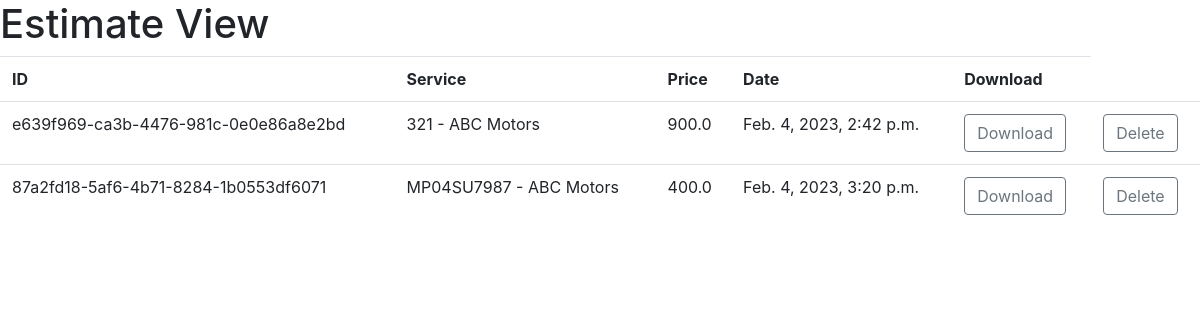
The page /estimates/ on the database its author committed.
### ERP/models.py (models this page shows, shortened)
class Estimate(models.Model):
    id = models.UUIDField(
         primary_key = True,
         default = uuid.uuid4,
         editable = False)
    service = models.OneToOneField(Service , on_delete= models.CASCADE)
    price = models.FloatField()
    report = models.FileField(null=True , blank=True)
    created_at = models.DateTimeField(auto_now_add=True , editable=False)

class Service(models.Model):
    class Progress(models.TextChoices):
        WAITING = 'WAITING' , 'Waiting'
        DOING = 'DOING' , 'Doing'
    vehical = models.ForeignKey(Vehical , on_delete=models.SET_NULL, blank=True , null= True)
    center = models.ForeignKey(Center , on_delete=models.SET_NULL , null=True , blank= True)
    services = models.ManyToManyField(CenterServices)
    progress = models.CharField(max_length=20 , choices=Progress.choices , default= Progress.WAITING)
    additional_services = models.CharField(max_length=200 ,default = None)
    additional_services_cost = models.IntegerField(default=0)
    is_approved = models.BooleanField(default=False)
    def __str__(self) -> str:
        return str(self.vehical.number) + ' - ' + str(self.center.name)

class Vehical(models.Model):
    customer = models.ForeignKey(Customer , on_delete=models.CASCADE)
    number = models.CharField(max_length=20 , unique= True)
    type = models.CharField(max_length=20)

### Franchise/models.py (models this page shows, shortened)
class Center(models.Model):
    name = models.CharField(max_length=100)
    location = models.ForeignKey(Location , null=True , blank= True , on_delete= models.SET_NULL)

### ERP/views.py (the view)
# urls.py: path('estimates/', estimates , name ='estimates'),
def estimates(request):
    context = {}
    estimates = list(Estimate.objects.all())
    context['estimates'] = estimates
    return render(request , 'ERP/estimate/estimates_view.html',context=context)

### templates/ERP/estimate/estimates_view.html (shortened to what this page needs)
<head>
    <link rel="stylesheet" href="https://cdn.jsdelivr.net/npm/bootstrap@4.0.0/dist/css/bootstrap.min.css">
  </head>
{% load static %}
<h1> Estimate View</h1>
<table class = 'table'>
<tr><th>ID</th><th>Service</th><th>Price</th><th>Date</th><th>Download</th></tr>
{% for estimate in estimates %}
<tr>
    <td>{{estimate.id}}</td>
    <td>{{estimate.service}}</td>
    <td>{{estimate.price}}</td>
    <td>{{estimate.created_at}}</td>
    <td><a href = '{{estimate.report.url}}' class="btn btn-outline-secondary"> Download</a></td>
    <td><a href = '{% url "delete_estimate" estimate.id %}' class="btn btn-outline-secondary"> Delete</a></td>
</tr>
{% endfor %}
</table>

### rows shown on the page
Estimate: id "e639f969-ca3b-4476-981c-0e0e86a8e2bd", service "321 - ABC Motors", price "900.0", created_at "Feb. 4, 2023, 2:42 p.m."
Estimate: id "87a2fd18-5af6-4b71-8284-1b0553df6071", service "MP04SU7987 - ABC Motors", price "400.0", created_at "Feb. 4, 2023, 3:20 p.m."
